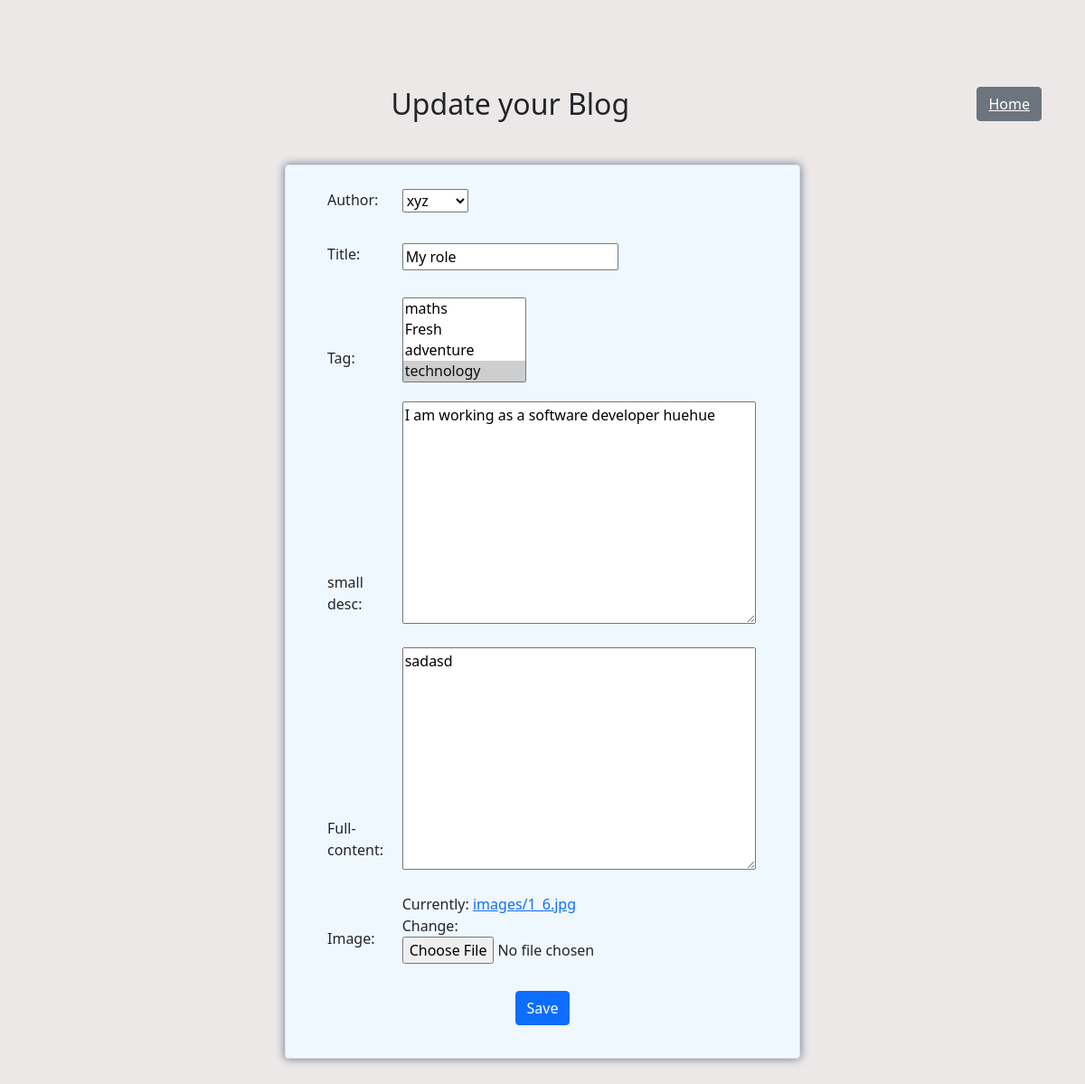
Page /blog/update/19 on the earlier database version.
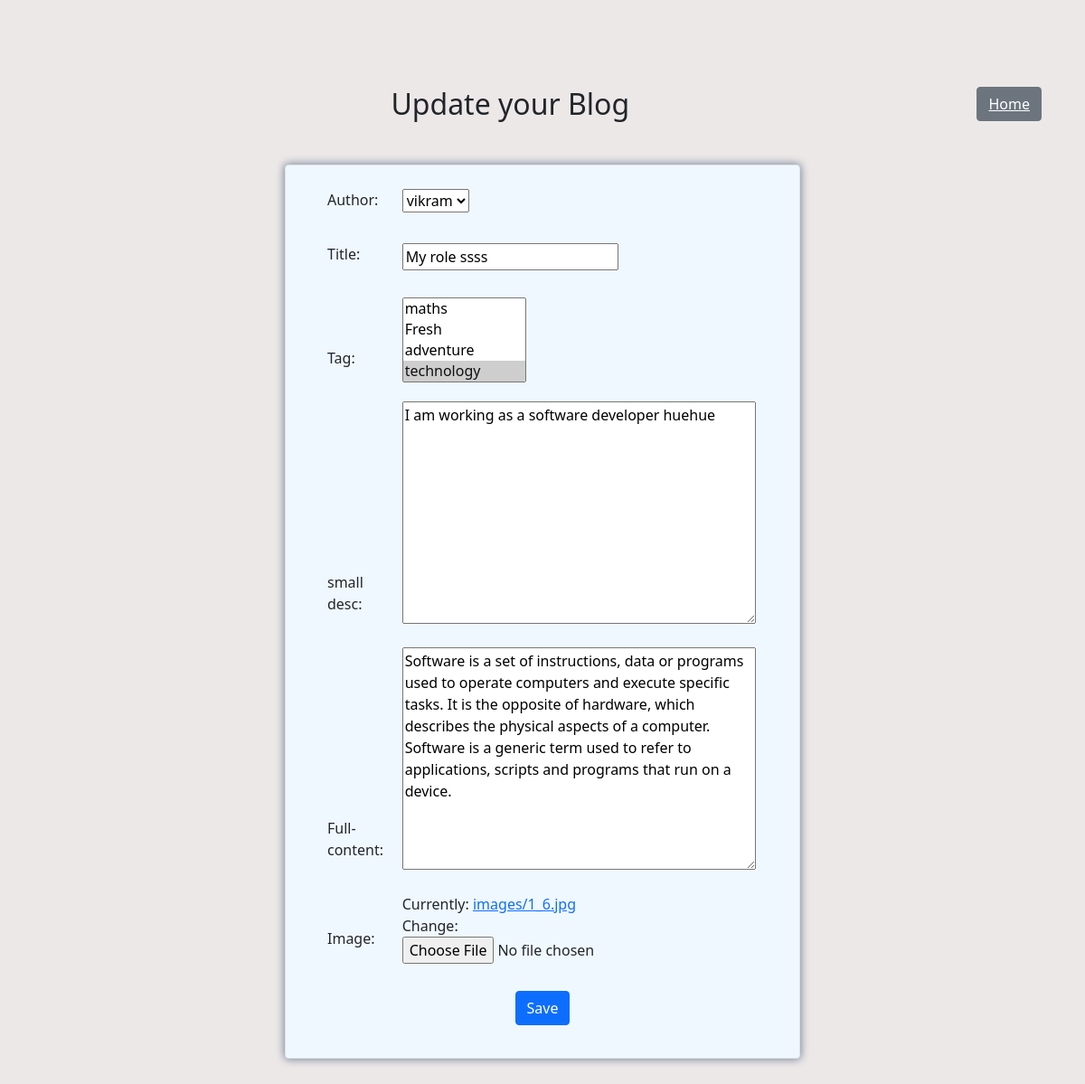
Same page on the later database version.
### main/models.py (models this page shows, shortened)
class Blogs(models.Model):
    author = models.ForeignKey(User, on_delete=models.CASCADE)
    tag = models.ManyToManyField(Tags)
    title = models.CharField(max_length=200)
    small_desc= models.TextField()
    full_content = models.TextField()
    img= models.ImageField(upload_to="images/")

### main/views.py (the view)
# urls.py: path('blog/update/<int:pk>',views.Update, name='Update'),
def Update(request,pk):
    try:
        if request.method == "POST":
            particularBlog = Blogs.objects.get(pk= pk)
            update = BlogForm(request.POST, request.FILES ,instance = particularBlog)
            if update.is_valid():
                update.save()
                return redirect("/blog")
        particularBlog = Blogs.objects.get(pk= pk)
        content = BlogForm(instance=particularBlog)
        info = {'content':content}
        return render(request,"update.html",info)
    except:
        return HttpResponse("Some error occurred while processing your request")

### main/forms.py
class BlogForm(ModelForm):
    class Meta:
        model = Blogs
        fields = '__all__'

### main/models.py (called while the page is built)
    def __str__(self):
        return self.name

    def __str__(self):
        return self.tags

### templates/update.html (shortened to what this page needs)
{% extends "add_new.html" %}
{% block heading %}
        Update your Blog
{% endblock %}
{% block form %}
<form method= "post" enctype = "multipart/form-data" action = "">
    <div class="row">
      <div class="col-2">
        <label for="title" class="form-label"> Author: </label>
      </div>
      <div class="col-8">
        {{content.author}}
      </div>
    </div>
    <div class="row">
      <div class="col-2">
        <label for="title" class="form-label"> Title: </label>
      </div>
      <div class="col-8">
        {{content.title}}
      </div>
    </div>
    <div class="row">
      <div class="col-2">
        <label for="tag" class="form-label"> Tag: </label>
      </div>
      <div class="col-8">
        {{content.tag}}
      </div>
    </div>
    <div class="row">
      <div class="col-2">
        <label for="small-desc" class="form-label"> small desc: </label>
      </div>
      <div class="col-8">
        {{content.small_desc}}
      </div>
    </div>
    <div class="row">
      <div class="col-2">
        <label for="full-content" class="form-label"> Full-content: </label>
      </div>
      <div class="col-8">
        {{content.full_content}}
      </div>
    </div>
      <div class="row">
        <div class="col-2">
          <label for="image" class="form-label">Image: </label>
        </div>
        <div class="col-8">
          {{content.img}}
        </div>
      </div>
      <div class="submit-button">
        <button type="submit" class="btn btn-primary"> Save</button>
      </div>
  </form>
 {% endblock %}

Differences in the rows shown:
changed Blogs "I am working as a software developer huehue": author "xyz" → "vikram"; title "My role" → "My role ssss"; full_content "sadasd" → "Software is a set of instructions, data or programs used to operate computers and execute specific tasks. It is the opposite of hardware, which describes the physical aspects of a computer. Software is a generic term used to refer to applications, scripts and programs that run on a device."
